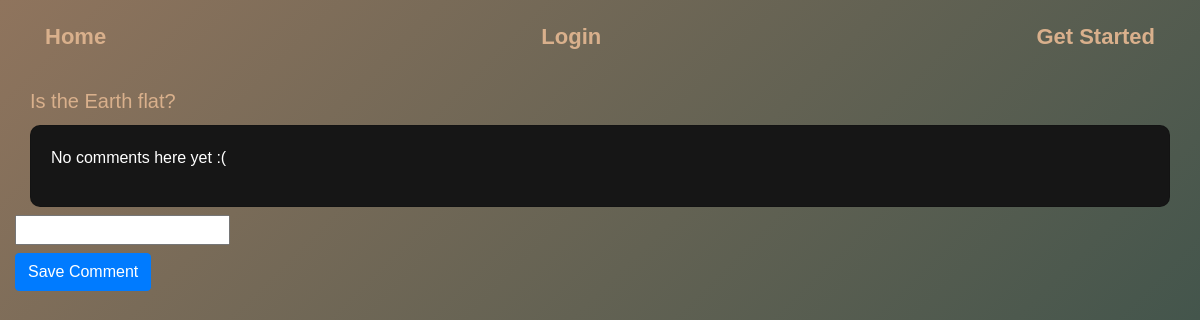
Page /3/ on the earlier database version.
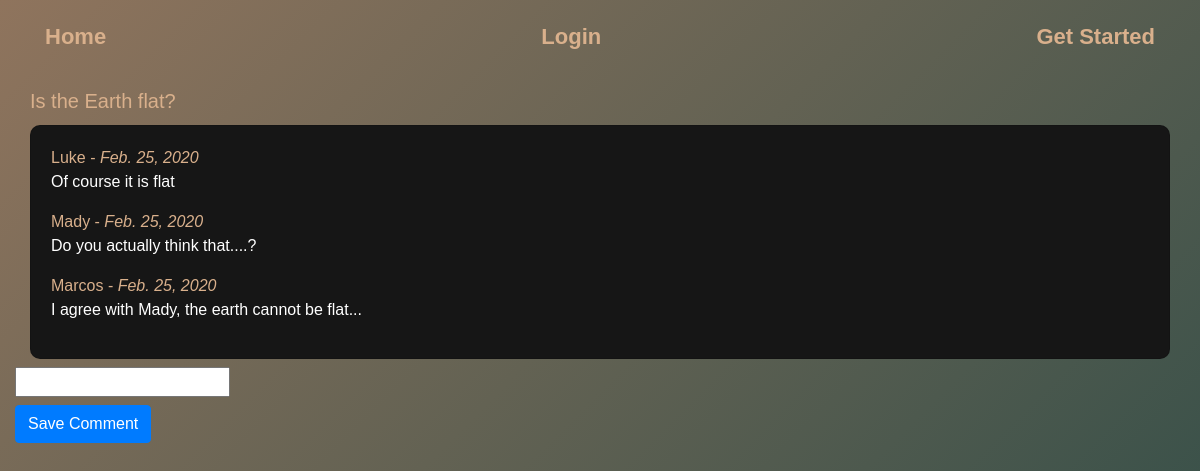
Same page on the later database version.
### chat/models.py (models this page shows, shortened)
class Chatroom(models.Model):
    name = models.CharField(max_length = 255)
    description = models.TextField()
    posted = models.DateField(default=datetime.date.today)
    owner = models.ForeignKey(User, on_delete = models.CASCADE, related_name='chat')
    users = models.ManyToManyField(User, related_name = 'chatrooms')

class Comment(models.Model):
    name = models.ForeignKey(User, on_delete=models.CASCADE)
    comment = models.TextField()
    chat = models.ForeignKey(Chatroom, on_delete=models.CASCADE)
    created_date = models.DateField(default=datetime.date.today)

### chat/views.py (the view)
# urls.py: path('<int:pk>/', views.DetailView.as_view(), name = 'detail'),
class DetailView(generic.DetailView):
    template_name = 'chat/detail.html'
    model = Chatroom

### chat/templates/chat/detail.html (shortened to what this page needs)
{% extends 'base.html' %}
{% load crispy_forms_tags %}
{% block content %}
<div class="col-md-12">
    <h5 class="card-title">{{object.name}}</h5>
    <div class="card">
        <div class="card-body">
            {% for comment in object.comment_set.all %}
            <div class="comment">
                <div class="date">{{comment.name}} - <i>{{comment.created_date}}</i></div>
                <p>{{comment.comment}}</p>
            </div>
            {% empty %}
            <p>No comments here yet :(</p>
            {% endfor %}
        </div>
    </div>
</div>
<div class="row no-gutters mt-2">
    <form data-parsley-validate method="POST" action='{% url 'chat:comment' object.id %}'>{% csrf_token %}
        <input class="comment" name="comment" type="text">
        <br>
        <button class=" mt-2 btn btn-primary">Save Comment</button>
    </form>
</div>
{% endblock %}

### templates/base.html (shortened to what this page needs)
<!DOCTYPE html>
<html lang="en">
<head>
    {% load static %}
    <link href="https://stackpath.bootstrapcdn.com/bootstrap/4.4.1/css/bootstrap.min.css" rel="stylesheet">
    <link rel="stylesheet" href="{% static 'css/styles.css' %}">
</head>
<body>
<div class="container-fluid">
{% include 'header.html' %}
{% block content %}
{% endblock content %}
</div>
</body>
</html>

### templates/header.html (shortened to what this page needs)
<ul id="header" class='navbar row no-gutters'>
    <li id="header-item"><a href="{% url 'chat:index' %}" class="col">Home</a></li>
    {% if request.user.is_authenticated %}
    <li id="header-item"><a href="{% url 'chat:create' %}" class="col">Add Thread</a></li>
    <li id="header-item"><a href="{% url 'logout' %}" class="col">Logout</a></li>
    {% else %}
    <li id="header-item"><a href="{% url 'login' %}" class="col">Login</a></li>
    <li id="header-item"><a href="{% url 'accounts:signup' %}" class="col">Get Started</a></li>
    {% endif %}
</ul>

### static/css/styles.css (style rules this page uses)
ul { list-style: none; }
#header { background-color: inherit; padding: 20px; color: inherit; }
.container-fluid { background: linear-gradient(-45deg, #56807f, #116466, #0b3e3f, #8f745d); background-size: 400% 400%; animation: gradient 10s ease infinite; min-height: 100vh; color: #000; }
body { font-family: 'Trebuchet MS', 'Lucida Sans Unicode', 'Lucida Grande', 'Lucida Sans', Arial, sans-serif; }
#header-item a { color: #D9B08C; text-decoration: none; font-size: 22px; font-weight: bold; padding: 10px; border-radius: 10px; margin: 0 auto; background-color: inherit; }
p { color: #fff; }
h5, a { color: #D9B08C; }
.card { background-color: rgb(22, 22, 22); border-radius: 10px; }
.date { color: #D9B08C; }

Differences in the rows shown:
added Comment: name "Luke", created_date "Feb. 25, 2020", comment "Of course it is flat"
added Comment: name "Mady", created_date "Feb. 25, 2020", comment "Do you actually think that....?"
added Comment: name "Marcos", created_date "Feb. 25, 2020", comment "I agree with Mady, the earth cannot be flat..."
Other differences:
text no longer shown: "No comments here yet :("
